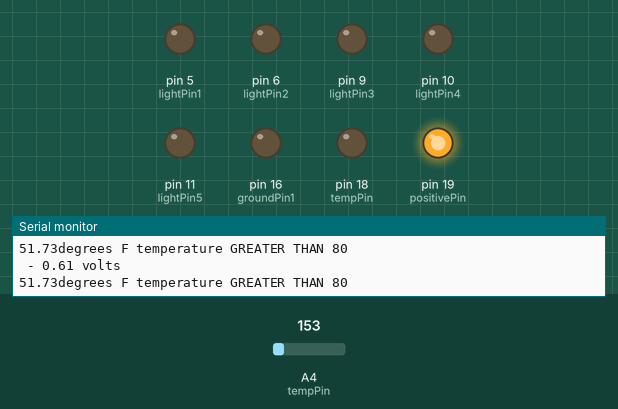
A sketch run on a simulated Arduino Uno, built with avr-gcc and run on an emulated ATmega328P. On the bench: output pins drawn as LEDs (lit = HIGH), the last lines printed to the serial monitor. Inputs (shaded band) come from the test bench; at power-on: A4 (tempPin) = 153. Random numbers use the default seed unless the sketch sets one.

Above: at 1.2 s.
1.3 s: A4 (tempPin) set to 176
4.3 s: A4 (tempPin) set to 204
At 4.47 s:
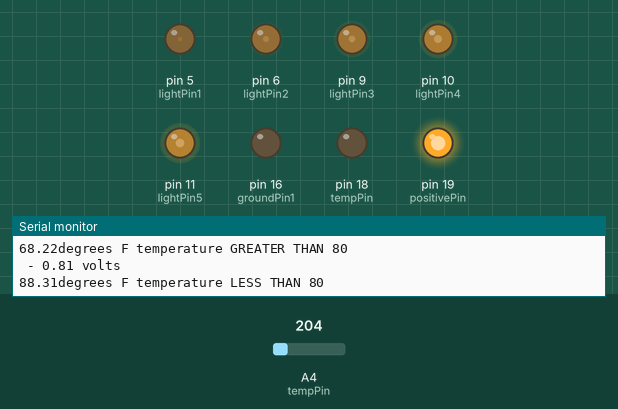
At 5.7 s:
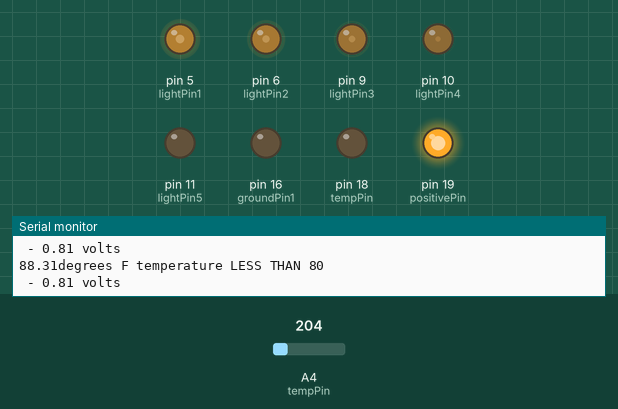
7.3 s: A4 (tempPin) set to 191
Timing chart, 0 to 10.3 s (numbered marks = the images above; inputs shaded):
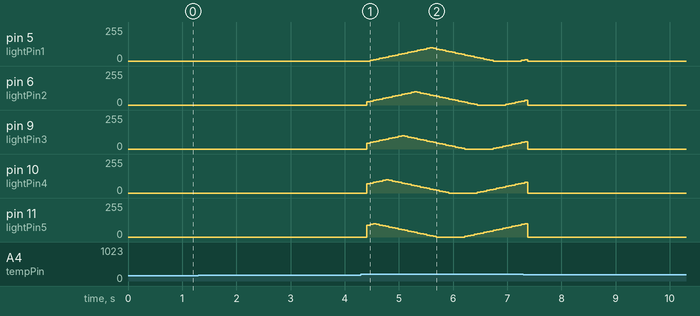

The sketch:

tempSensor.ino
```cpp
/* Aly Fielding / @alysonf / http://alysonfielding.com Temperature sensor - flashing and blinking lights
with big thanks to Ladyada's light temp code. See: http://www.ladyada.net/make/logshield/lighttemp.html
*/

/*Modified by Kelsey Reiman, Athena Kihara, and Sasha Levy. We changed the
tepmeratures that control the lights in order to suit our needs. */

#define aref_voltage 4.08         // This is a reference voltage for your power supply: as 4.08
//but measure it with a multimeter when running and add in the correct voltage.

// 'int' is short for 'integer' = whole number

int tempPin = 18;        // the analog pin is connected to temp sensor
//the resolution is 10 mV / degree centigrade with a
//500 mV offset to allow for negative temperatures
int tempReading;        // the analog reading from the sensor

int lightPin1 = 5;       //put the LED light on pin 5
int lightPin2 = 6;       //put the LED light on pin 6
int lightPin3 = 9;       //put the LED light on pin 9
int lightPin4 = 10;      //put the LED light on pin 10
int lightPin5 = 11;      //put the LED light on pin 11

int groundPin1 = 16;    //setting 16 to be another - (ground) pin
int groundPin2 = 18;    //setting 17 to be another - (ground) pin
int positivePin = 19;   //setting 19 to be a positive pin.

int brightness1 = 0;    // how bright the LED is
int fadeAmount1 = 5;    // how many points to fade the LED by

int brightness2 = 25;    // how bright the LED is
int fadeAmount2 = 5;    // how many points to fade the LED by

int brightness3 = 45;    // how bright the LED is
int fadeAmount3 = 5;    // how many points to fade the LED by

int brightness4 = 70;    // how bright the LED is
int fadeAmount4 = 5;    // how many points to fade the LED by

int brightness5 = 90;    // how bright the LED is
int fadeAmount5 = 5;    // how many points to fade the LED by

void setup(void) {
// To send debugging information via the Serial monitor
Serial.begin(9600);

pinMode(lightPin1, OUTPUT); //Setting LED 1 (lightPin1) to be an output. Ditto for each of the other 5 LEDs
pinMode(lightPin2, OUTPUT);
pinMode(lightPin3, OUTPUT);
pinMode(lightPin4, OUTPUT);
pinMode(lightPin5, OUTPUT);
pinMode(groundPin1, OUTPUT);
pinMode(groundPin2, OUTPUT);
pinMode(positivePin, OUTPUT);
digitalWrite(groundPin1, LOW);    //digitalwrite is 'set the value of this pin to be .... LOW = minus , HIGH = positive'
digitalWrite(groundPin2, LOW);    //digitalwrite is 'set the value of this pin to be ....'
digitalWrite(positivePin, HIGH);  //digitalwrite is 'set the value of 19 to be positive
}

void loop(void) {

tempReading = analogRead(tempPin);  //Get a temperaure reading from the temp sensor

//Serial.print("Temp reading = "); // allow the temp reading to appear in debugging > Serial Monitor
//Serial.print(tempReading);     // the raw analog reading

// converting that reading to voltage, which is based off the reference voltage
float voltage = tempReading * aref_voltage;
voltage /= 1024.0;

// print out the voltage
Serial.print(" - ");
Serial.print(voltage);
Serial.println(" volts");

// now print out the temperature
float temperatureC = (voltage - 0.5) * 100 ;  //converting from 10 mv per degree with 500 mV offset
//to degrees ((voltage - 500mV) times 100)
//Serial.print(temperatureC);
//Serial.println(" degrees C");

// now convert to Fahrenheight
float temperatureF = (temperatureC * 9.0 / 5.0) + 32.0;
//Serial.print(temperatureF);
//Serial.println(" degrees F");


//***************
//We modified the temperature settings
if (temperatureF < 80) { // above 12C the light goes off
Serial.print(temperatureF);
Serial.println("degrees F temperature GREATER THAN 80");

digitalWrite(lightPin1, LOW);
digitalWrite(lightPin2, LOW);
digitalWrite(lightPin3, LOW);
digitalWrite(lightPin4, LOW);
digitalWrite(lightPin5, LOW);

}

else if (temperatureF > 80) { //below 12C and above or equal to 1C, the lights fade in and out

// set the brightness of all five LEDS:
Serial.print(temperatureF);
Serial.println("degrees F temperature LESS THAN 80");

analogWrite(lightPin1, max(brightness1, 0));
analogWrite(lightPin2, max(brightness2, 0));
analogWrite(lightPin3, max(brightness3, 0));
analogWrite(lightPin4, max(brightness4, 0));
analogWrite(lightPin5, max(brightness5, 0));

// change the brightness for next time through the loop:
brightness1 = brightness1 + fadeAmount1;
brightness2 = brightness2 + fadeAmount2;
brightness3 = brightness3 + fadeAmount3;
brightness4 = brightness4 + fadeAmount4;
brightness5 = brightness5 + fadeAmount5;

// reverse the direction of the fading at the ends of the fade:
// Also allow the brightness down to -20 to make the LED fade to black for longer
if (brightness1 == -20 || brightness1 == 100) {
fadeAmount1 = -fadeAmount1;

}

if (brightness2 == -20 || brightness2 == 100) {
fadeAmount2 = -fadeAmount2;

}

if (brightness3 == -20 || brightness3 == 100) {
fadeAmount3 = -fadeAmount3;

}

if (brightness4 == -20 || brightness4 == 100) {
fadeAmount4 = -fadeAmount4;

}

if (brightness5 == -20 || brightness5 == 100) {
fadeAmount5 = -fadeAmount5;

}

}
else //If temp drops below 1C, the lights will change status to blink randomly (in sequence)

{

digitalWrite(lightPin1, HIGH);   // set the LED on
delay(random(100, 400));              // blink randomly
digitalWrite(lightPin1, LOW);    // set the LED off
delay(random(100, 400));               // blink randomly
digitalWrite(lightPin2, HIGH);   // set the LED on
delay(random(100, 400));               // blink randomly
digitalWrite(lightPin2, LOW);    // set the LED off
delay(random(100, 400));               // blink randomly
digitalWrite(lightPin3, HIGH);   // set the LED on
delay(random(100, 400));               // blink randomly
digitalWrite(lightPin3, LOW);    // set the LED off
delay(random(100, 400));               // blink randomly
digitalWrite(lightPin4, HIGH);   // set the LED on
delay(random(100, 400));               // blink randomly
digitalWrite(lightPin4, LOW);    // set the LED off
delay(random(100, 400));               // blink randomly
digitalWrite(lightPin5, HIGH);   // set the LED on
delay(random(100, 400));               // blink randomly
digitalWrite(lightPin5, LOW);    // set the LED off
delay(random(100, 400));               // blink randomly

}

}
```

Measured:
- the behaviour switches between 192 and 193 on A4 (tempPin) (found by bisection; images 0 and 1)
